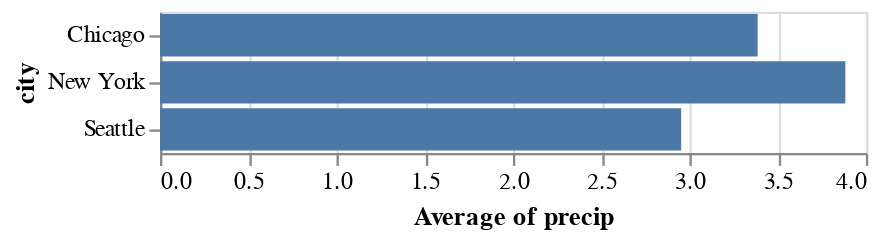

Here is the notebook cell this chart was saved with:
### Markdown cell above
- Let's say we want to represent our aggregated values using rectangular bars rather than circular points. 
- We can do this by replacing `Chart.mark_point` with `Chart.mark_bar`:

### Code cell
alt.Chart(df).mark_bar().encode(
    x='average(precip)',
    y='city'
)

### Figure 1 — Vega-Lite specification as saved in the notebook (floating-point values rounded to 4 significant figures)
{"$schema": "https://vega.github.io/schema/vega-lite/v5.6.1.json", "config": {"view": {"continuousHeight": 300, "continuousWidth": 300}}, "data": {"name": "data-fdfbb22e8e0e89f6556d8a3b434b0c97"}, "datasets": {"data-fdfbb22e8e0e89f6556d8a3b434b0c97": [{"city": "Seattle", "month": "Apr", "precip": 2.68}, {"city": "Seattle", "month": "Aug", "precip": 0.87}, {"city": "Seattle", "month": "Dec", "precip": 5.31}, {"city": "New York", "month": "Apr", "precip": 3.94}, {"city": "New York", "month": "Aug", "precip": 4.13}, {"city": "New York", "month": "Dec", "precip": 3.58}, {"city": "Chicago", "month": "Apr", "precip": 3.62}, {"city": "Chicago", "month": "Aug", "precip": 3.98}, {"city": "Chicago", "month": "Dec", "precip": 2.56}]}, "encoding": {"x": {"aggregate": "average", "field": "precip", "type": "quantitative"}, "y": {"field": "city", "type": "nominal"}}, "mark": {"type": "bar"}}
